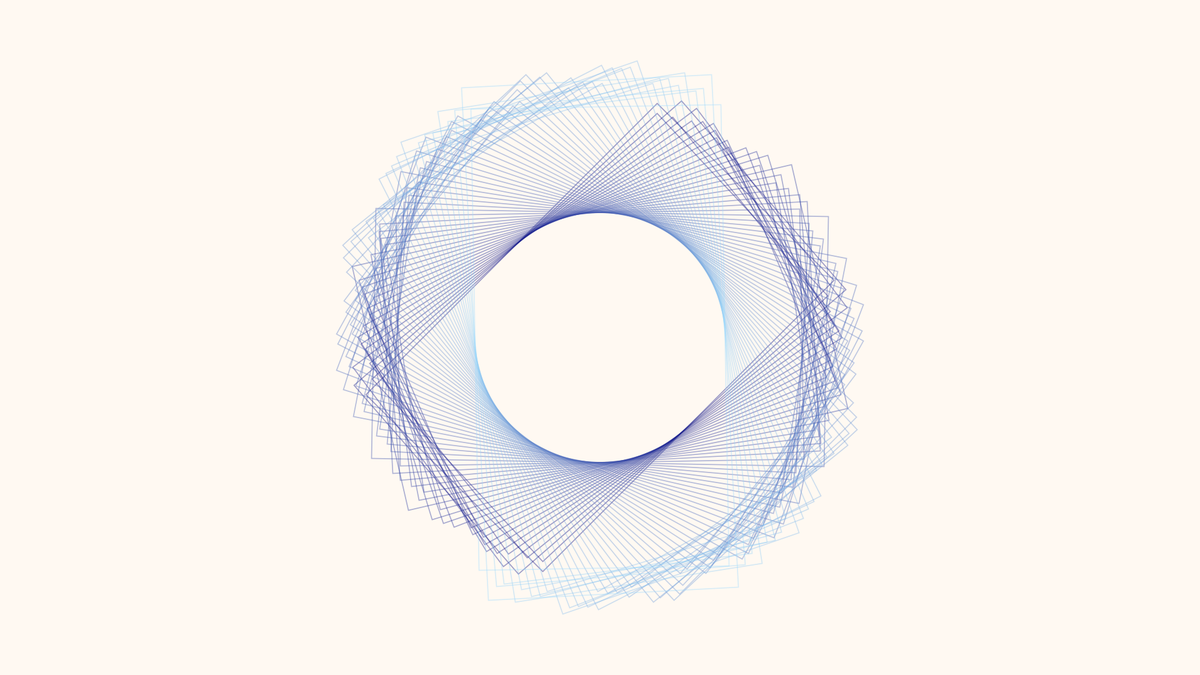
Frame 1 (no input)
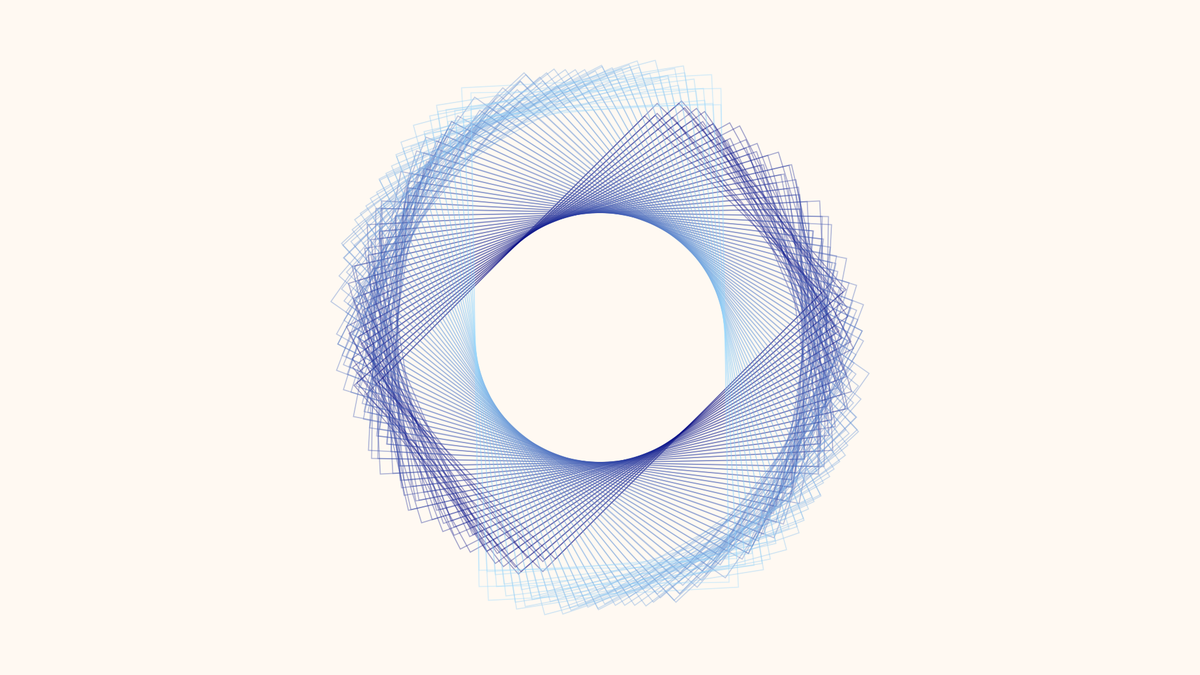
Frame 2 (the mouse pressed at the canvas centre, redrawn once)

The Processing sketch that drew these frames (run headless with seeded random() and noise(); the mouse was pressed at the canvas centre and the sketch redrawn once):

// Processing sketch: polygons_algorithm
// ── polygons_algorithm.pde
void setup(){
  size(1920, 1080);
  smooth();
  noLoop();
  noFill();
  rectMode(CENTER);
  background(255,249,242); 
}

public void draw() {
  color firstColor = color(1,3,127);
  color secondColor = color(159,222,255);
  strokeWeight(1.7);
  for (int i = 45; i < 180; i+= 2){
    float lerpVal = ((float)i - 45) /135;
    stroke(lerpColor(firstColor, secondColor,lerpVal), 100);
    pushMatrix();
    translate(960,540);
    rotate(radians(i));
    rect(0,0, 400, 600 + i + random(-50, + 50));
    popMatrix();
  }
}
